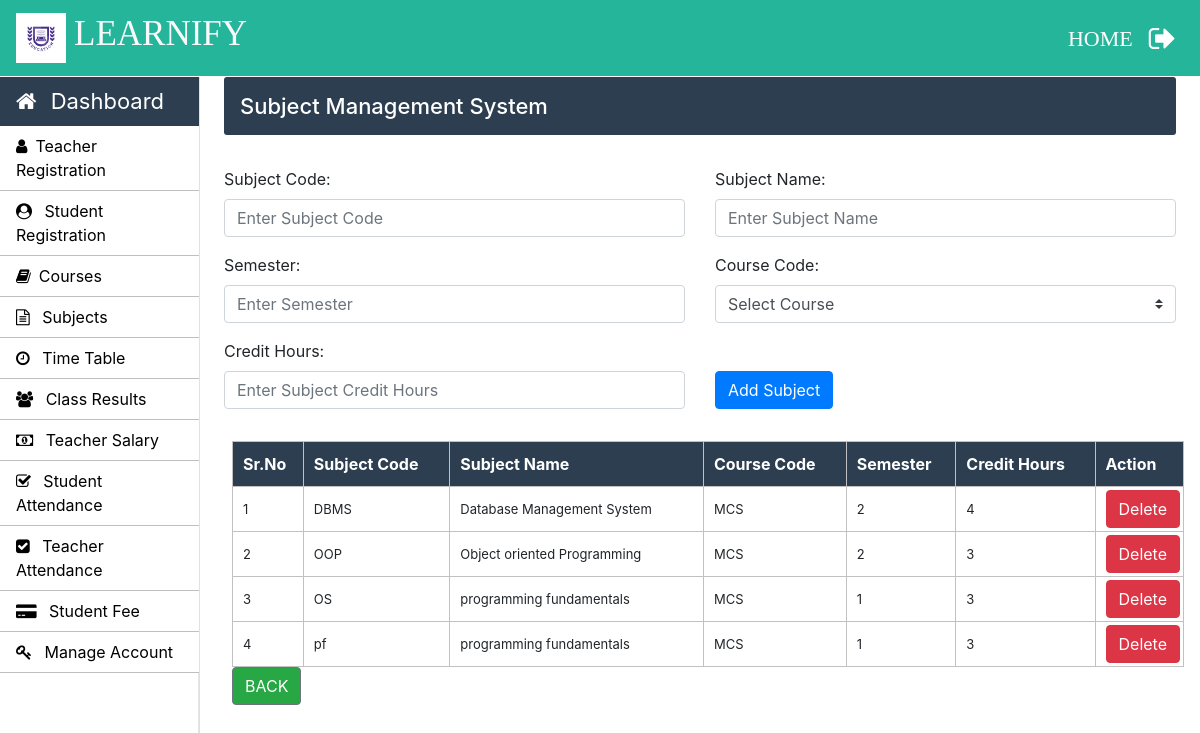
/Admin/subjects.php (signed in), run on the app's committed database.
### tables this page shows
CREATE TABLE IF NOT EXISTS `course_subjects` (
  `subject_code` varchar(10) NOT NULL,
  `subject_name` varchar(50) NOT NULL,
  `course_code` varchar(10) NOT NULL,
  `semester` int NOT NULL,
  `credit_hours` int NOT NULL,
  PRIMARY KEY (`subject_code`)
);

### Admin/subjects.php (the view, shortened to what this page needs)
<?php
		require_once "../connection/connection.php";
	?>
<!doctype html>
<html lang="en">
	<head>
	</head>
	<body>
		<?php include('../common/common-header.php') ?>
		<?php include('../common/admin-sidebar.php') ?>
		<main role="main" class="col-xl-10 col-lg-9 col-md-8 ml-sm-auto px-md-4 mb-2 w-100">
			<div class="sub-main">
				<div class="bar-margin text-center d-flex flex-wrap flex-md-nowrap pt-3 pb-2 mb-3 text-white admin-dashboard pl-3">
					<h4>Subject Management System </h4>
				</div>
				<div class="row">
					<div class="col-md-12">
						<form action="subjects.php" method="post">
							<div class="row mt-3">
								<div class="col-md-6">
									<div class="form-group">
										<label for="exampleInputEmail1">Subject Code: </label>
										<input type="text" name="subject_code" class="form-control" required placeholder="Enter Subject Code" required>
									</div>
								</div>
								<div class="col-md-6">
									<div class="form-group">
										<label for="exampleInputPassword1">Subject Name:</label>
										<input type="text" name="subject_name" class="form-control" required placeholder="Enter Subject Name" required>
									</div>
								</div>
							</div>
							<div class="row">
								<div class="col-md-6">
									<div class="form-group">
										<label for="exampleInputPassword1">Semester:</label>
										<input type="text" name="semester" class="form-control" required placeholder="Enter Semester" required>
									</div>
								</div>
								<div class="col-md-6">
									<div class="form-group">
										<label for="exampleInputEmail1">Course Code:</label>
										<select class="browser-default custom-select" name="course_code">
											<option >Select Course</option>
										</select>
									</div>
								</div>
							</div>
							<div class="row">
								<div class="col-md-6">
									<div class="form-group">
										<label for="exampleInputPassword1">Credit Hours:</label>
										<input type="number" name="credit_hours" class="form-control"  placeholder="Enter Subject Credit Hours" required>
									</div>
								</div>
								<div class="col-md-6 mt-4">
									<div class="form-group pt-2">
										<input type="submit" name="sub" value="Add Subject" class="btn btn-primary">
									</div>
								</div>
							</div>
						</form>
					</div>
				</div>
				<div class="row">
					<div class="col-md-12 ml-2">
						<section class="mt-3">
							<table class="w-100 table-elements table-three-tr" cellpadding="3">
								<tr class="table-tr-head table-three text-white">
									<th>Sr.No</th>
									<th>Subject Code</th>
									<th>Subject Name</th>
									<th>Course Code</th>
									<th>Semester</th>
									<th>Credit Hours</th>
									<th>Action</th>
								</tr>
								<?php
									$sr=1;
									$query="select subject_code,subject_name,course_code,semester,credit_hours from course_subjects";
									$run=mysqli_query($con,$query);
									while($row=mysqli_fetch_array($run)) {
									echo	"<tr>";
									echo	"<td>".$sr++."</td>";
									echo	"<td>".$row['subject_code']."</td>";
									echo	"<td>".$row['subject_name']."</td>";
									echo	"<td>".$row['course_code']."</td>";
									echo	"<td>".$row['semester']."</td>";
									echo	"<td>".$row['credit_hours']."</td>";
									echo	"<td width='20'><a class='btn btn-danger' href=delete-function.php?subject_code=".$row['subject_code'].">Delete</a></td>";
									echo	"</tr>";
									}
								?>
							</table>
						</section>
		<a href="admin-index.php"> <button type="button" class="btn btn-secondary bg-success" data-dismiss="modal">BACK</button> </a>
					</div>
				</div>
			</div>
		</main>
	</body>
</html>

### Css/style.css (style rules this page uses)
h4 { font-size: 22px; }
.admin-dashboard { margin-top: 1px !important; background: #2c3e50 !important; border-radius: 3px; }
.table-elements tr, td, th { font-size: 13px; border: 1px solid rgb(194, 193, 193); padding-left: 10px !important; }
.table-three { background: #2c3e50 !important; }
.table-tr-head { height: 45px !important; padding: 10px !important; margin-top: 5px !important; }
.table-font-for-transcript td, th { font-size: 16px !important; }

### data on the page
course_subjects: subject_code "DBMS", subject_name "Database Management System", course_code "MCS", semester "2", credit_hours "4"
course_subjects: subject_code "OOP", subject_name "Object oriented Programming", course_code "MCS", semester "2", credit_hours "3"
course_subjects: subject_code "OS", subject_name "programming fundamentals", course_code "MCS", semester "1", credit_hours "3"
course_subjects: subject_code "pf", subject_name "programming fundamentals", course_code "MCS", semester "1", credit_hours "3"
